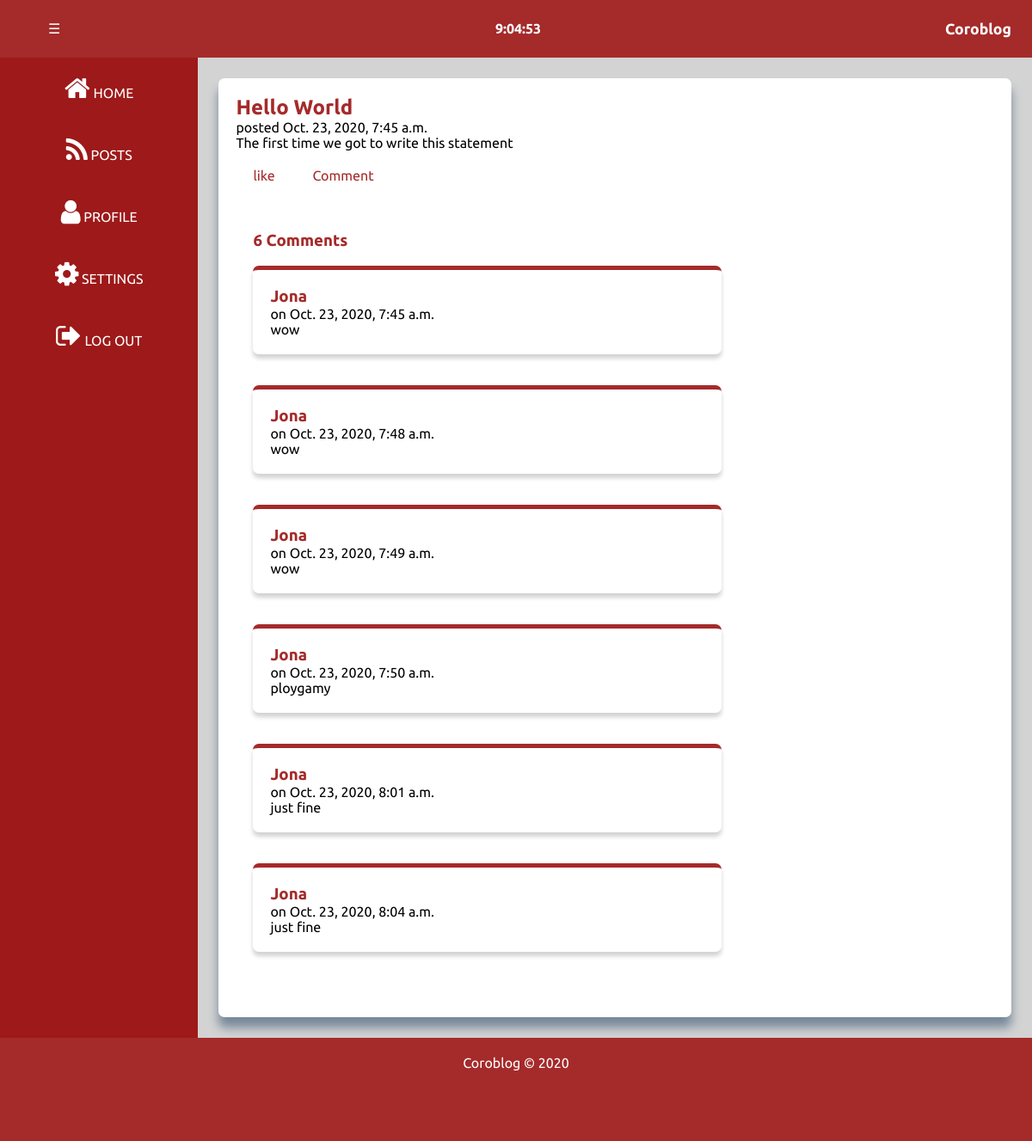
/details/hello-world/ (signed in), run on the app's committed database.
### blog/models.py (models this page shows, shortened)
class Post(models.Model):
    STATUS_CHOICES=(
        ('draft','Draft'),
        ('published','Published'),
    )
    author=models.ForeignKey(User,on_delete=models.CASCADE,related_name='blog_posts')
    title=models.CharField(max_length=250)
    slug=models.SlugField(max_length=250,unique_for_date='publish',db_index=True)
    body=models.TextField()
    publish=models.DateTimeField(default=timezone.now)
    created=models.DateTimeField(auto_now_add=True)
    updated=models.DateTimeField(auto_now=True)
    status=models.CharField(max_length=250,choices=STATUS_CHOICES,default='draft')
    class Meta:
        ordering=['-publish']
    objects=models.Manager()
    published=PublishedModelManager()

class Comment(models.Model):
    post=models.ForeignKey(
        Post,
        on_delete=models.CASCADE,
        related_name='post'
    )
    author=models.ForeignKey(User,
        on_delete=models.CASCADE,
        related_name='authors'
    )
    body=models.TextField()
    created=models.DateTimeField(auto_now_add=True)
    ordering=('created',)

### blog/views.py (the view)
# urls.py: path('details/<slug>/',views.post_details,name='post_details'),
@login_required
def post_details(request,slug):
    post=Post.objects.filter(slug=slug).first()
    comments=Comment.objects.filter(post=post).all()
    form=CommentForm()
    if request.method == "POST":
        form=CommentForm(request.POST)
        if form.is_valid():
            obj=form.save(commit=False)
            obj.post=post
            obj.author=request.user
            obj.save()
            form=CommentForm()
    else:
        form=CommentForm()
    context={
        'post':post,
        'form':form,
        'comments':comments
    }
    return render(request,'blog/postdetails.html',context)

### blog/templates/blog/postdetails.html (shortened to what this page needs)
{% extends 'blog/postlogin.html' %}
{% block content %}
    <div class="post">
        <h1 class="post-title">{{ post.title }}</h1>
        <p>posted {{post.publish}}</p>
        <div class="body">
            {{post.body}}
        </div>
        <div class="post-options">
            <a href="" class="like">like</a>
            <a href="#" class="" id="like-btn">Comment</a>
        </div>
        <br><br>
        <div class="comments">
          {% if comments%}
              <h3 class="post-title">{{comments.count}} Comments</h3>
              <br>
          {% endif%}
          {% for comment in comments%}
            <div class="comment">
              <h3 class="post-title">{{comment.author}}</h3> on {{comment.created}}
              <p>{{comment.body}}</p>
            </div>
            <br><br>
          {% endfor%}
        </div>
    </div>
{% endblock content %}

### blog/static/blog/main.css (style rules this page uses)
:root { --primary-color:brown; }
* { padding: 0; margin: 0; font-family: 'Ubuntu', sans-serif; }
a { text-decoration: none; outline:none ; }
body { overflow-x: hidden; }
.post { padding: 20px; box-shadow: 0 12px 12px 0 lightslategray; border-radius: 7px; background-color: white; }
.post-title { text-transform: capitalize; color: var(--primary-color); }
.post-options { margin-top: 20px; ; }
.post-options a { padding: 20px; color: var(--primary-color) }
.comments { padding:20px; }
.comment { padding:20px; box-shadow: 0 5px 5px lightgray; border-radius: 7px; border-top: 5px solid var(--primary-color); width: 60%; }

### data on the page
Post: title "Hello World", publish "Oct. 23, 2020, 7:45 a.m.", body "The first time we got to write this statement"
Comment: author "Jona", created "Oct. 23, 2020, 7:45 a.m.", body "wow"
Comment: author "Jona", created "Oct. 23, 2020, 7:48 a.m.", body "wow"
Comment: author "Jona", created "Oct. 23, 2020, 7:49 a.m.", body "wow"
Comment: author "Jona", created "Oct. 23, 2020, 7:50 a.m.", body "ploygamy"
Comment: author "Jona", created "Oct. 23, 2020, 8:01 a.m.", body "just fine"
Comment: author "Jona", created "Oct. 23, 2020, 8:04 a.m.", body "just fine"

### other printed values
{{ comments.count }} "6"
